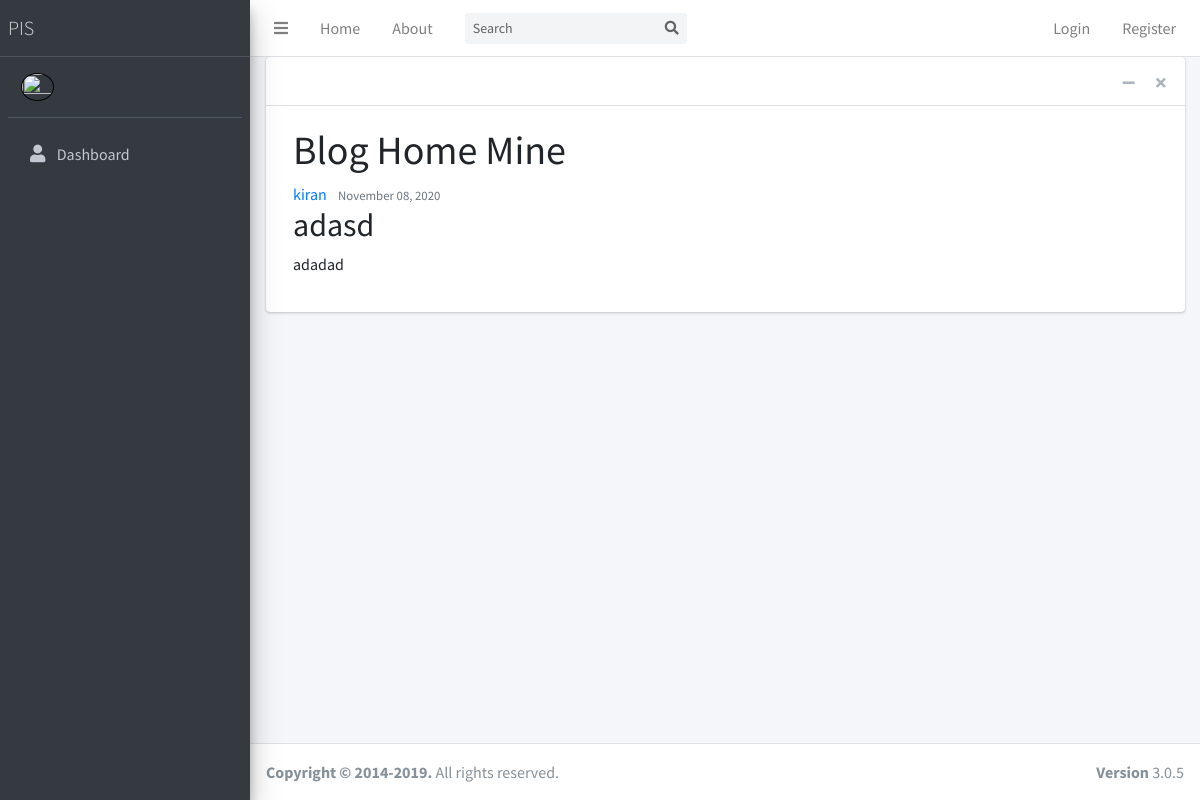
The app's page /post/2/ with its own data.
### blog/models.py (models this page shows, shortened)
class Post(models.Model):
    title = models.CharField(max_length=100)
    content = RichTextField(blank=True, null=True)
    date_posted = models.DateTimeField(default=timezone.now)
    author = models.ForeignKey(User, on_delete=models.CASCADE)

### blog/views.py (the view)
# urls.py: path('post/<int:pk>/', PostDetailView.as_view(), name='post-detail'),
class PostDetailView(DetailView):
	model = Post

### blog/templates/blog/post_detail.html (shortened to what this page needs)
{% extends "blog/base.html" %}
{% block content %}
<h1>Blog Home Mine</h1>
<article class="media content-section">
    <div class="media-body">
        <div class="article-metadata">
            <a class="mr-2" href="{% url 'user-post' object.author.username %}">{{ object.author }}</a>
            <small class="text-muted">{{ object.date_posted|date:"F d, Y" }}</small>
        </div>
        <h2 class="article-title">{{ object.title }}</h2>
        <p class="article-content">{{ object.content }}</p>
    </div>
</article>
{% endblock content %}

### records on screen
Post: author "kiran", date_posted "November 08, 2020", title "adasd", content "adadad"
